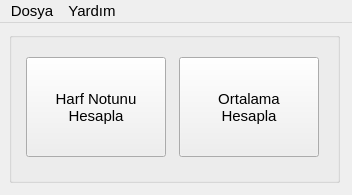
<?xml version="1.0" encoding="UTF-8"?>
<ui version="4.0">
 <class>MainWindow</class>
 <widget class="QMainWindow" name="MainWindow">
  <property name="geometry">
   <rect>
    <x>0</x>
    <y>0</y>
    <width>352</width>
    <height>195</height>
   </rect>
  </property>
  <property name="minimumSize">
   <size>
    <width>352</width>
    <height>195</height>
   </size>
  </property>
  <property name="maximumSize">
   <size>
    <width>352</width>
    <height>195</height>
   </size>
  </property>
  <property name="font">
   <font>
    <family>Arial</family>
    <pointsize>11</pointsize>
   </font>
  </property>
  <property name="windowTitle">
   <string>Not Hesaplayıcı</string>
  </property>
  <widget class="QWidget" name="centralwidget">
   <widget class="QGroupBox" name="groupBox">
    <property name="geometry">
     <rect>
      <x>9</x>
      <y>9</y>
      <width>331</width>
      <height>151</height>
     </rect>
    </property>
    <property name="minimumSize">
     <size>
      <width>331</width>
      <height>151</height>
     </size>
    </property>
    <property name="title">
     <string/>
    </property>
    <widget class="QWidget" name="horizontalLayoutWidget">
     <property name="geometry">
      <rect>
       <x>10</x>
       <y>10</y>
       <width>308</width>
       <height>131</height>
      </rect>
     </property>
     <layout class="QHBoxLayout" name="horizontalLayout">
      <item>
       <widget class="QToolButton" name="not_hesapla_toolButton">
        <property name="minimumSize">
         <size>
          <width>140</width>
          <height>100</height>
         </size>
        </property>
        <property name="maximumSize">
         <size>
          <width>140</width>
          <height>16777215</height>
         </size>
        </property>
        <property name="text">
         <string>Harf Notunu
Hesapla</string>
        </property>
        <property name="icon">
         <iconset resource="../NotHesaplayici.qrc">
          <normaloff>:/resimler/not.png</normaloff>:/resimler/not.png</iconset>
        </property>
        <property name="iconSize">
         <size>
          <width>64</width>
          <height>64</height>
         </size>
        </property>
        <property name="shortcut">
         <string>1</string>
        </property>
        <property name="toolButtonStyle">
         <enum>Qt::ToolButtonTextUnderIcon</enum>
        </property>
       </widget>
      </item>
      <item>
       <widget class="QToolButton" name="ortalama_hesapla_toolButton">
        <property name="minimumSize">
         <size>
          <width>140</width>
          <height>100</height>
         </size>
        </property>
        <property name="maximumSize">
         <size>
          <width>140</width>
          <height>16777215</height>
         </size>
        </property>
        <property name="text">
         <string>Ortalama
Hesapla</string>
        </property>
        <property name="icon">
         <iconset resource="../NotHesaplayici.qrc">
          <normaloff>:/resimler/ortalama.png</normaloff>:/resimler/ortalama.png</iconset>
        </property>
        <property name="iconSize">
         <size>
          <width>64</width>
          <height>64</height>
         </size>
        </property>
        <property name="shortcut">
         <string>2</string>
        </property>
        <property name="popupMode">
         <enum>QToolButton::InstantPopup</enum>
        </property>
        <property name="toolButtonStyle">
         <enum>Qt::ToolButtonTextUnderIcon</enum>
        </property>
       </widget>
      </item>
     </layout>
    </widget>
   </widget>
  </widget>
  <widget class="QMenuBar" name="menuBar">
   <property name="geometry">
    <rect>
     <x>0</x>
     <y>0</y>
     <width>352</width>
     <height>23</height>
    </rect>
   </property>
   <property name="font">
    <font>
     <family>Arial</family>
     <pointsize>11</pointsize>
    </font>
   </property>
   <widget class="QMenu" name="menuDosya">
    <property name="title">
     <string>Dosya</string>
    </property>
    <addaction name="actionCikis"/>
   </widget>
   <widget class="QMenu" name="menuYardim">
    <property name="font">
     <font>
      <pointsize>11</pointsize>
     </font>
    </property>
    <property name="title">
     <string>Yardım</string>
    </property>
    <addaction name="actionLisans"/>
    <addaction name="separator"/>
    <addaction name="actionHakkinda"/>
    <addaction name="actionQtHakkinda"/>
   </widget>
   <addaction name="menuDosya"/>
   <addaction name="menuYardim"/>
  </widget>
  <action name="actionCikis">
   <property name="icon">
    <iconset resource="../NotHesaplayici.qrc">
     <normaloff>:/resimler/cikis.png</normaloff>:/resimler/cikis.png</iconset>
   </property>
   <property name="text">
    <string>Çıkış</string>
   </property>
   <property name="font">
    <font>
     <family>Arial</family>
     <pointsize>11</pointsize>
    </font>
   </property>
   <property name="shortcut">
    <string>Esc</string>
   </property>
  </action>
  <action name="actionHakkinda">
   <property name="text">
    <string>Hakkında</string>
   </property>
   <property name="font">
    <font>
     <family>Arial</family>
     <pointsize>11</pointsize>
    </font>
   </property>
   <property name="shortcut">
    <string>F1</string>
   </property>
  </action>
  <action name="actionQtHakkinda">
   <property name="text">
    <string>Qt Hakkında</string>
   </property>
   <property name="font">
    <font>
     <family>Arial</family>
     <pointsize>11</pointsize>
    </font>
   </property>
  </action>
  <action name="actionLisans">
   <property name="text">
    <string>Lisans</string>
   </property>
   <property name="font">
    <font>
     <family>Arial</family>
     <pointsize>11</pointsize>
    </font>
   </property>
  </action>
 </widget>
 <resources>
  <include location="../NotHesaplayici.qrc"/>
 </resources>
 <connections/>
 <slots>
  <slot>hakkindaDialog()</slot>
 </slots>
</ui>
